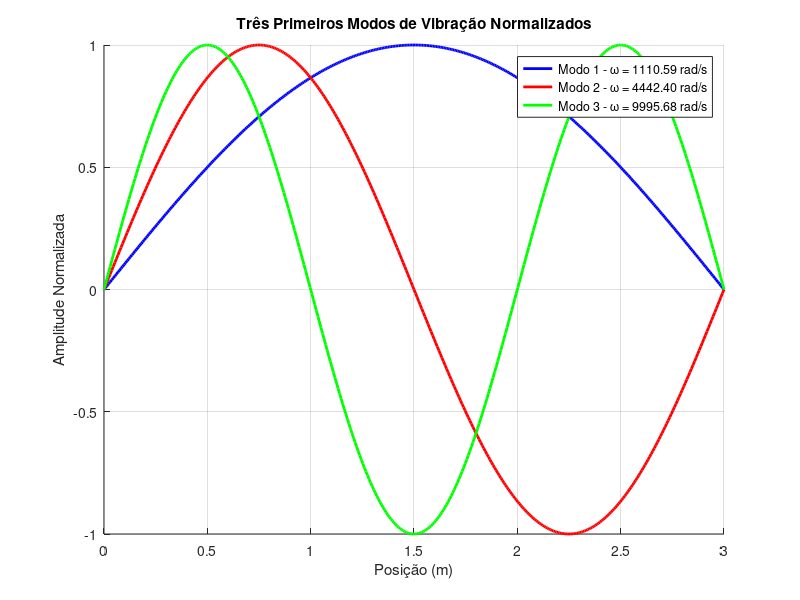
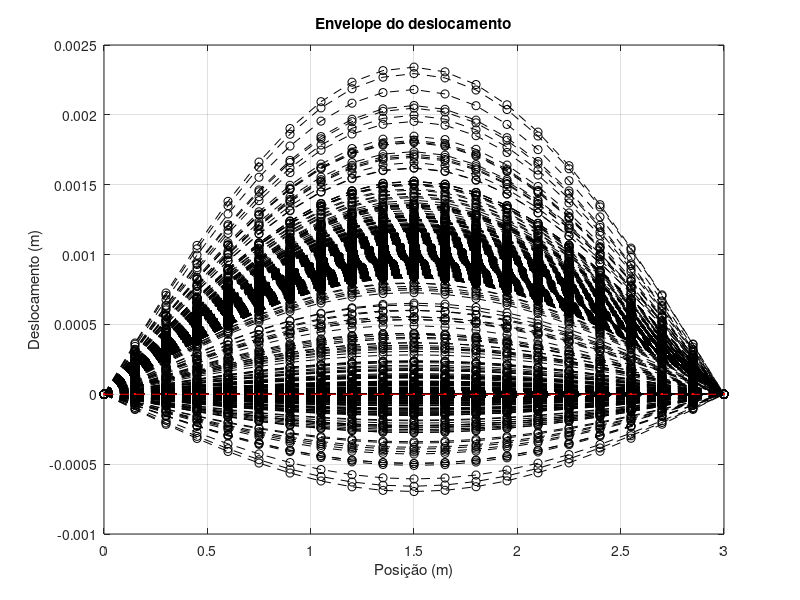
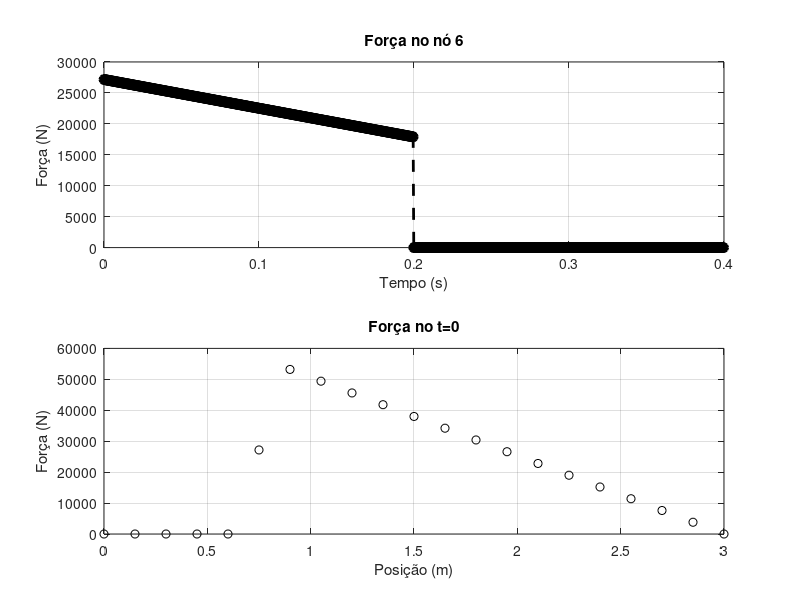
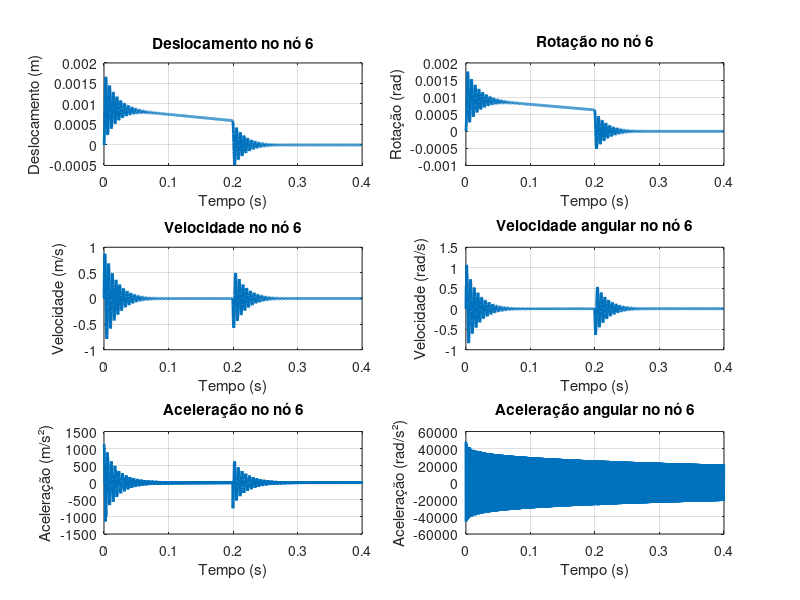

Recreate these plots in MATLAB, in order. (Note: this script raises an error after producing the figures.)
clear all
close all
clc

% Carregar pacotes necessários
try
    pkg load video;
    disp('Pacote video carregado com sucesso');
catch
    warning('Falha ao carregar o pacote video. Salvamento de vídeo pode não funcionar.');
end

L_total = 3; % m
n_sections = 20;
L = L_total / n_sections; % m

E_beam = 200e9; % Pa
I_beam = 8 * 10^(-4); % m^4
A_beam = 2 * 10^(-2); % m^2
rho_beam = 7800; % kg/m^3

f_cut = 2000; % Hz

total_time = 0.4; % s

% Condições de contorno
D0 = [1, n_sections * 2 + 1];

K = zeros((n_sections + 1) * 2);
M = zeros((n_sections + 1) * 2);

for n = 1:n_sections

    K_e = ((E_beam * I_beam) / L^3) * [12, 6 * L, -12, 6 * L;
                                    6 * L, 4 * L^2, -6 * L, 2 * L^2;
                                    -12, -6 * L, 12, -6 * L;
                                    6 * L, 2 * L^2, -6 * L, 4 * L^2];

    M_e = ((rho_beam * A_beam * L) / 420) * [156, 22 * L, 54, -13 * L;
                                        22 * L, 4 * L^2, 13 * L, -3 * L^2;
                                        54, 13 * L, 156, -22 * L;
                                        -13 * L, -3 * L^2, -22 * L, 4 * L^2];

    for i = 1:4

        for j = 1:4
            I = i + (n - 1) * 2;
            J = j + (n - 1) * 2;
            K(I, J) = K(I, J) + K_e(i, j);
            M(I, J) = M(I, J) + M_e(i, j);
        end

    end

end

K_reduzido = K;
M_reduzido = M;
D_aux_reduzido = zeros((n_sections + 1) * 2, 1);

K_reduzido(D0, :) = [];
K_reduzido(:, D0) = [];
M_reduzido(D0, :) = [];
M_reduzido(:, D0) = [];

[D_aux, Lambda_aux] = eig(M_reduzido \ K_reduzido);

[lambda, ind] = sort(diag(Lambda_aux));
Lambda = Lambda_aux(ind, ind);
D_aux_reduzido = D_aux(:, ind);

% Reinserindo os valores de D
D_modes = zeros((n_sections + 1) * 2, size(D_aux_reduzido, 2));
remaining_indices = setdiff(1:(n_sections + 1) * 2, D0);
D_modes(remaining_indices, :) = D_aux_reduzido;

modes = sqrt(lambda)
frequencys = modes / (2 * pi)

[c index] = min(abs(frequencys - f_cut));

frequency = frequencys(index)

h = 2 * pi / (frequency * 10)
% h = 0.003

critical_damping = 0.05; % Critical damping ratio

A = [1 / modes(1), modes(1);
    1 / modes(2), modes(2); ];

b = 2 * critical_damping * [1;
                        1; ];

x = A \ b;

alpha = x(1)
beta = x(2)
C = alpha * M + beta * K;

C_reduzido = C;
C_reduzido(D0, :) = [];
C_reduzido(:, D0) = [];

n_steps = round(total_time / h);

R = zeros((n_sections + 1) * 2, n_steps);

force_0 = -380000; % N
force_1 = -250000;

L_fraction = 1/4; % Fraction of the total length where the force is applied

element_force = floor(n_sections * L_fraction) + 1;

nodes = [(element_force * 2 - 1), n_sections + 1]

for n = 1:(0.2 / h)

    w = force_0 + ((force_1 - force_0) / (0.2 / h)) * (n - 1);
    x_w = L_total * L_fraction;
    a = w / (L_total - x_w);
    w_b = w;

    for i = 1:n_sections

        if i < element_force
            w_a = 0;
            w_b = 0;
        else
            w_a = w - a * ((i - 1) * L - x_w);
            w_b = w - a * (i * L - x_w);
        end

        R(i * 2 - 1, n) += -w_b * L / 2 - 3 * (w_a - w_b) * L / 20;
        R(i * 2, n) += (-w_b * L^2) / 12 - (w_a - w_b) * L^2/30;
        R(i * 2 + 1, n) += -w_b * L / 2 - 7 * (w_a - w_b) * L / 20;
        R(i * 2 + 2, n) += (w_b * L^2) / 12 + (w_a - w_b) * L^2/20;

    end

end

R_til = zeros(size(R, 1), n_steps);
D = zeros((n_sections + 1) * 2, n_steps);
Ddot = zeros((n_sections + 1) * 2, n_steps);
Dddot = zeros((n_sections + 1) * 2, n_steps);

R(D0, :) = [];
R_til(D0, :) = [];
D(D0, :) = [];
Ddot(D0, :) = [];
Dddot(D0, :) = [];
% % Print frequencias naturais
% fprintf('Frequencias naturais:\n');
% for i = 1:length(modes)
%     fprintf('w_%d = %.4f\n', i, modes(i));
% end

A_1 = ((4 / h^2) * M_reduzido + (2 / h) * C_reduzido);
A_2 = ((4 / h) * M_reduzido + C_reduzido);
A_3 = M_reduzido;

Dddot(:, 1) = inv(M_reduzido) * (R(:, 1) - C_reduzido * Ddot(:, 1) - K_reduzido * D(:, 1));
R_til(:, 1) = R(:, 1) + A_1 * D(:, 1) + A_2 * Ddot(:, 1) + A_3 * Dddot(:, 1);

K_til = (4 / h^2) * M_reduzido + (2 / h) * C_reduzido + K_reduzido;

for n = 2:n_steps

    R_til(:, n) = R(:, n) + A_1 * D(:, n - 1) + A_2 * Ddot(:, n - 1) + A_3 * Dddot(:, n - 1);

    D(:, n) = inv(K_til) * R_til(:, n);

    Ddot(:, n) = (2 / h) * D(:, n) - (2 / h) * D(:, n - 1) - Ddot(:, n - 1);
    Dddot(:, n) = (4 / (h^2)) * D(:, n) - (4 / (h^2)) * D(:, n - 1) - (4 / h) * Ddot(:, n - 1) - Dddot(:, n - 1);
end

R_expanded = zeros((n_sections + 1) * 2, n_steps);
R_til_expanded = zeros((n_sections + 1) * 2, n_steps);
D_expanded = zeros((n_sections + 1) * 2, n_steps);
Ddot_expanded = zeros((n_sections + 1) * 2, n_steps);
Dddot_expanded = zeros((n_sections + 1) * 2, n_steps);

R_expanded(remaining_indices, :) = R;
R_til_expanded(remaining_indices, :) = R_til;
D_expanded(remaining_indices, :) = D;
Ddot_expanded(remaining_indices, :) = Ddot;
Dddot_expanded(remaining_indices, :) = Dddot;

% Plotar os 3 primeiros modos naturais normalizados
% Create directory if it doesn't exist
output_dir = 'output_figures';

if ~exist(output_dir, 'dir')
    mkdir(output_dir);
end

figure;
hold on;
colors = {'b', 'r', 'g'}; % Different colors for each mode
legends = {};

for mode_index = 1:min(3, size(modes))
    % Reset variables for each mode
    deformation = zeros(1, n_sections * 21); % Pre-allocate for better performance
    X = zeros(1, n_sections * 21);
    aux_i = 0;

    for n = 1:n_sections

        for x_ratio = 0:0.05:1% More points for smoother plot
            aux_i = aux_i + 1;
            x = x_ratio * L;

            % Get the modal displacements for this mode
            v1 = D_modes(n * 2 - 1, mode_index);
            theta1 = D_modes(n * 2, mode_index);
            v2 = D_modes(n * 2 + 1, mode_index);
            theta2 = D_modes(n * 2 + 2, mode_index);

            X(aux_i) = x + (n - 1) * L;
            deformation(aux_i) = v1 + theta1 * x + (-(2 * theta1 + theta2) / L - (3 / L^2) * (v1 - v2)) * x^2 + ((theta1 + theta2) / L^2 + (2 / L^3) * (v1 - v2)) * x^3;
        end

    end

    % Normalize the mode shape to have maximum amplitude of 1
    max_abs_deformation = max(abs(deformation));

    if max_abs_deformation > 0
        deformation = deformation / max_abs_deformation;
    end

    % Plot each mode with a different color
    plot(X, deformation, colors{mode_index}, 'LineWidth', 2);
    legends{end + 1} = ['Modo ' num2str(mode_index) ' - ω = ' num2str(modes(mode_index), '%.2f') ' rad/s'];
end

title('Três Primeiros Modos de Vibração Normalizados');
xlabel('Posição (m)');
ylabel('Amplitude Normalizada');
legend(legends);
grid on;

% Define all figure parameters in a single array
fig_params = [0, 0, 1280, 720];

% Save the figure in the created directory with specified resolution
filename = fullfile(output_dir, 'modos_vibracao');
set(gcf, 'Position', fig_params); % Set figure size
print(filename, '-dpng', '-r100'); % PNG format with specified DPI
disp(['Figure saved to: ', filename]);

% Plotar uma coluna de D em uma figura

figure;

for i = 1:n_steps
    plot((0:L_total / n_sections:L_total), transpose(D_expanded(1:2:end, i)), 'k--o', 'LineWidth', 0.1);
    hold on;
end

plot((0:L_total / n_sections:L_total), transpose(D_expanded(1:2:end, 1)), 'r--.', 'LineWidth', 0.5);
title('Envelope do deslocamento');
xlabel('Posição (m)');
ylabel('Deslocamento (m)');
grid on;

% Save the figure in the created directory with specified resolution
filename = fullfile(output_dir, 'envelope_deslocamento');
set(gcf, 'Position', fig_params); % Set figure size
print(filename, '-dpng', '-r100'); % PNG format with specified DPI
disp(['Figure saved to: ', filename]);

figure;
% Subplot for force
subplot(2, 1, 1);
plot((0:n_steps - 1) * h, R_expanded(nodes(1), :), 'k--o', 'LineWidth', 2);
title(['Força no nó ', num2str((nodes(1) + 1) / 2)]);
xlabel('Tempo (s)');
ylabel('Força (N)');
% ylim([-max_force_value max_force_value]); % Set unified y-axis limits
grid on;

subplot(2, 1, 2);
plot((0:L_total / n_sections:L_total), transpose(R_expanded(1:2:end, 1)), 'ko', 'LineWidth', 0.5);
title(['Força no t=0']);
xlabel('Posição (m)');
ylabel('Força (N)');
% ylim([-max_force_value max_force_value]); % Set unified y-axis limits
grid on;

% Save the figure in the created directory with specified resolution
filename = fullfile(output_dir, 'forca');
set(gcf, 'Position', fig_params); % Set figure size
print(filename, '-dpng', '-r100'); % PNG format with specified DPI
disp(['Figure saved to: ', filename]);

for node = nodes
    % Plotar numa só figura os deslocamentos, velocidades e aceleraçoes no node (n_sections + 1)
    figure;
    subplot(3, 2, 1);
    plot((0:n_steps - 1) * h, D_expanded(node, :), 'LineWidth', 2);
    title(['Deslocamento no nó ', num2str((node + 1) / 2)]);
    xlabel('Tempo (s)');
    ylabel('Deslocamento (m)');
    % ylim([-2 2]); % Set unified y-axis limits
    grid on;
    subplot(3, 2, 3);
    plot((0:n_steps - 1) * h, Ddot_expanded(node, :), 'LineWidth', 2);
    title(['Velocidade no nó ', num2str((node + 1) / 2)]);
    xlabel('Tempo (s)');
    ylabel('Velocidade (m/s)');
    % ylim([-20 20]); % Set unified y-axis limits
    grid on;
    subplot(3, 2, 5);
    plot((0:n_steps - 1) * h, Dddot_expanded(node, :), 'LineWidth', 2);
    title(['Aceleração no nó ', num2str((node + 1) / 2)]);
    xlabel('Tempo (s)');
    ylabel('Aceleração (m/s²)');
    % ylim([-200 200]); % Set unified y-axis limits
    grid on;
    subplot(3, 2, 2);
    plot((0:n_steps - 1) * h, D_expanded(node + 1, :), 'LineWidth', 2);
    title(['Rotação no nó ', num2str((node + 1) / 2)]);
    xlabel('Tempo (s)');
    ylabel('Rotação (rad)');
    % ylim([-2 2]); % Set unified y-axis limits
    grid on;
    subplot(3, 2, 4);
    plot((0:n_steps - 1) * h, Ddot_expanded(node + 1, :), 'LineWidth', 2);
    title(['Velocidade angular no nó ', num2str((node + 1) / 2)]);
    xlabel('Tempo (s)');
    ylabel('Velocidade (rad/s)');
    % ylim([-20 20]); % Set unified y-axis limits
    grid on;
    subplot(3, 2, 6);
    plot((0:n_steps - 1) * h, Dddot_expanded(node + 1, :), 'LineWidth', 2);
    title(['Aceleração angular no nó ', num2str((node + 1) / 2)]);
    xlabel('Tempo (s)');
    ylabel('Aceleração (rad/s²)');
    % ylim([-200 200]); % Set unified y-axis limits
    grid on;

    % Save the figure in the created directory
    name = ['deslocamento_forca_' num2str(node)];
    filename = fullfile(output_dir, '', name);
    set(gcf, 'Position', fig_params); % Set figure size
    print(filename, '-dpng', '-r100'); % PNG format with specified DPI
    disp(['Figure saved to: ', filename]);

end

% Create figure for displacement animation
figure;
set(gcf, 'Position', fig_params); % Set figure size for better quality

% Create the main plot axes
plot_handle = plot((0:L_total / n_sections:L_total), transpose(D_expanded(1:2:end, 1)), 'k--o', 'LineWidth', 1.5);
title('Deslocamento ao longo do tempo');
xlabel('Posição (m)');
ylabel('Deslocamento (m)');
grid on;

% Find the maximum displacement for consistent y-axis limits
max_disp = max(max(abs(D_expanded(1:2:end, :))));
ylim([-max_disp * 1.1 max_disp * 1.1]);

% Text display for time
time_text = text(0.05, 0.95, 'Tempo: 0.000 s', 'Units', 'normalized');

% Setup for saving animation
video_filename = fullfile(output_dir, 'displacement_animation.avi');
% Use default AVI format which is guaranteed to work with Octave
video_writer = VideoWriter(video_filename);
disp('Using AVI format for video output');
video_writer.FrameRate = 30; % Frame rate of the output video
open(video_writer);

% Animation parameters
% frame_skip = max(1, floor(n_steps / 100)); % Skip frames to speed up animation if too many steps
pause_time = 0.01; % Time between frames in seconds

% Run the animation
for i = 1:n_steps
    % Update the plot data
    set(plot_handle, 'YData', transpose(D_expanded(1:2:end, i)));

    % Update time display
    set(time_text, 'String', ['Tempo: ' num2str((i - 1) * h, '%.3f') ' s']);

    % Refresh the display
    drawnow;

    % Capture the frame and write to video
    frame = getframe(gcf);
    writeVideo(video_writer, frame);

    % Pause to control animation speed (only when displaying)
    pause(pause_time);
end

% Close the video file
close(video_writer);
disp(['Animation saved to: ', video_filename]);

% Create figure for displacement and force animation
figure;
set(gcf, 'Position', fig_params); % Set figure size for better quality

% Create subplot for displacement
subplot(2, 1, 1);
disp_handle = plot((0:L_total / n_sections:L_total), transpose(D_expanded(1:2:end, 1)), 'k--o', 'LineWidth', 1.5);
title('Deslocamento ao longo do tempo');
xlabel('Posição (m)');
ylabel('Deslocamento (m)');
grid on;

% Find the maximum displacement for consistent y-axis limits
max_disp = max(max(abs(D_expanded(1:2:end, :))));
ylim([-max_disp * 1.1 max_disp * 1.1]);

% Create subplot for force using stem plot instead of plot
subplot(2, 1, 2);
force_handle = stem((0:L_total / n_sections:L_total), transpose(R_expanded(1:2:end, 1)), 'r', 'LineWidth', 1.5, 'MarkerSize', 4);
title('Força nodal equivalente ao longo do tempo');
xlabel('Posição (m)');
ylabel('Força (N)');
grid on;

% Find the maximum force for consistent y-axis limits
max_force = max(max(abs(R_expanded(1:2:end, :))));
ylim([-max_force * 1.1 max_force * 1.1]);

% Text display for time (place it on top subplot)
subplot(2, 1, 1);
time_text = text(0.05, 0.95, 'Tempo: 0.000 s', 'Units', 'normalized');

% Setup for saving animation
video_filename = fullfile(output_dir, 'displacement_force_animation.avi');
% Use default AVI format which is guaranteed to work with Octave
video_writer = VideoWriter(video_filename);
disp('Using AVI format for video output');
video_writer.FrameRate = 30; % Frame rate of the output video
open(video_writer);

% Animation parameters
pause_time = 0.01; % Time between frames in seconds

% Run the animation
for i = 1:n_steps
    % Update displacement plot
    subplot(2, 1, 1);
    set(disp_handle, 'YData', transpose(D_expanded(1:2:end, i)));

    % Update time display
    set(time_text, 'String', ['Tempo: ' num2str((i - 1) * h, '%.3f') ' s']);

    % Update force plot - need special handling for stem
    subplot(2, 1, 2);
    delete(force_handle);
    force_handle = stem((0:L_total / n_sections:L_total), transpose(R_expanded(1:2:end, i)), 'r', 'LineWidth', 1.5, 'MarkerSize', 4);
    ylim([-max_force * 1.1 max_force * 1.1]);
    title('Força nodal equivalente ao longo do tempo');
    xlabel('Posição (m)');
    ylabel('Força (N)');
    grid on;
    % Refresh the display
    drawnow;

    % Capture the frame and write to video
    frame = getframe(gcf);
    writeVideo(video_writer, frame);

    % Pause to control animation speed (only when displaying)
    pause(pause_time);
end

% Close the video file
close(video_writer);
disp(['Animation saved to: ', video_filename]);
